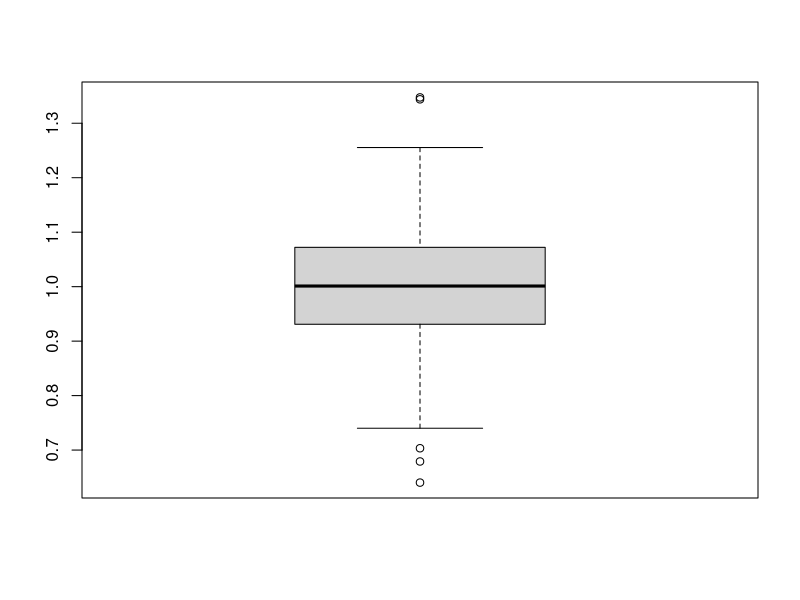
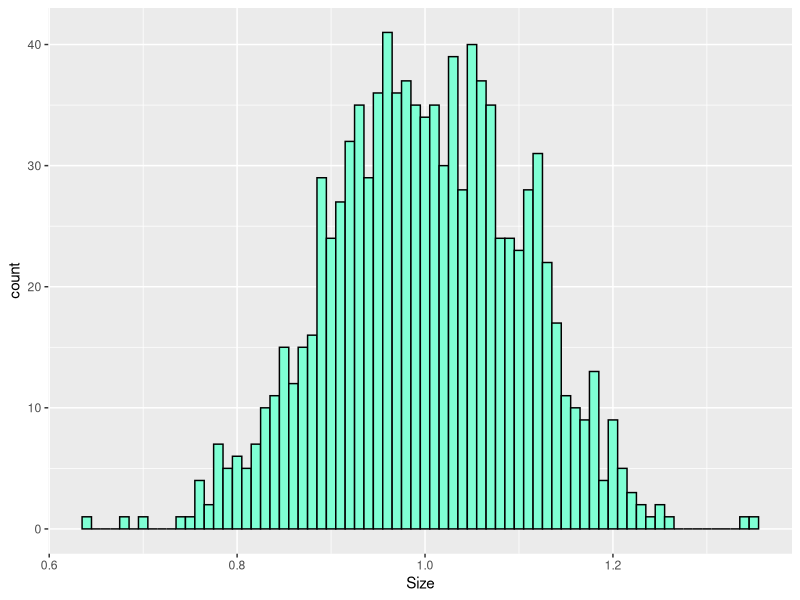
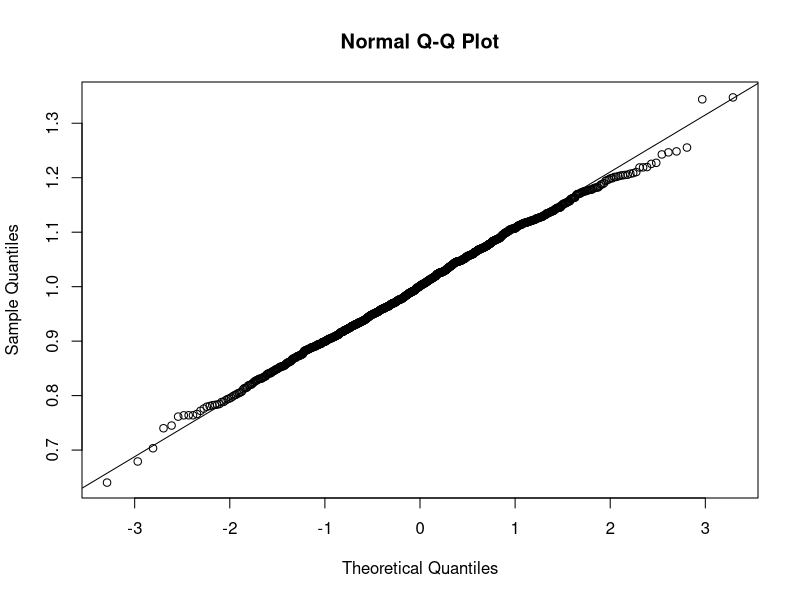

These charts were generated, in order, by the following R code: (Note: this script raises an error after producing the figures.)
## ---- chunk 1
knitr::opts_chunk$set(echo = TRUE, error = TRUE)
library(ggplot2)
library(gmodels)
# remove "error = TRUE" to make knitr halt on errors
# (do this when you are ready to check if your code will knit without errors)
## ---- chunk 2
# your answer here
seed = 123456789
set.seed(seed)
random_yeast_sample = rnorm(1000, 1, 0.1)
mean(random_yeast_sample)
IQR(random_yeast_sample)
boxplot(random_yeast_sample)

## ---- chunk 3
# Option 1: SEM and CI by hand

# Option 2: using gmodels package
total_ci = ci(random_yeast_sample)
sem = total_ci['Std. Error']
sem
yeast_ci = c(total_ci['CI lower'], total_ci['CI upper'])
yeast_ci

# The standard error of the mean is calculated as the standard deviation of the sample divided by the square root of the sample size. The 95% CI is calculated as approximately the mean of the sample +/- two times the standard error of the mean. The 95% CI represents an interval in whcih we are 95% certain that the true population mean falls. The standard error of the mean is the standard deviation of the distribution of the sample mean
## ---- chunk 4
# Histograms
yeast_df = data.frame(random_yeast_sample)
colnames(yeast_df) = c('Size')
yeast_df

# Option 1: base R

# Option 2: ggplot

bw = 0.01

ggplot(data = yeast_df,
       mapping = aes(x = Size)) + 
  
  geom_histogram(binwidth=bw, color='black', fill='aquamarine')



# qqplot
qqnorm(yeast_df$Size)
qqline(yeast_df$Size)

## ---- chunk 5
# your answer here
yeast_sd = sd(yeast_df$Size)
yeast_mean = mean(yeast_df$Size)
pnorm(1.07, mean=yeast_mean, sd=yeast_sd) - pnorm(0.93, mean=yeast_mean, sd=yeast_sd) 
## ---- chunk 6
# your answer here
pnorm(yeast_mean - yeast_sd, mean=yeast_mean, sd=yeast_sd) + (1 - pnorm(yeast_mean + yeast_sd, mean=yeast_mean, sd=yeast_sd))
## ---- chunk 7
# your answer here
qnorm(0.1, mean=yeast_mean, sd=yeast_sd)
qnorm(0.9, mean=yeast_mean, sd=yeast_sd)
## ---- chunk 8
# given probabilities
p.hpv = 0.18
p.chl = 0.02
p.hpv.chl = 0.03

p.hpv.tot = 0.21
p.chl.tot = 0.05

# The total frequency of hpv is 21% and the frequency of chlamydia in the population is 5%
## ---- chunk 9
# notation
#a is testing positive for chlamydia b is testing positive for hpv

#P(A | B) * P(B) = P(A AND B) thus P(A | B) = P(A AND B) / P(B)

# computation

p.chl.given.hpv = p.hpv.chl / p.hpv.tot
p.chl.given.hpv
## ---- chunk 10
# notation

#P(B | A) * P(A) = P(A AND B) thus P(B | A) = P(A AND B) / P(A)

# computation
p.hpv.given.chl = p.hpv.chl / p.chl.tot
p.hpv.given.chl
## ---- chunk 11
# notation
#This is asking for P(A) + P(B) - P(A and B)
p.hpv.tot + p.chl.tot - p.hpv.chl
# computation
## ---- chunk 12
# No as the probability of both occurring is not the same as P(A) * P(B)
## ---- chunk 13
# Allele frequencies
A1 = 0.82
A2 = 0.06
A3 = 0.05
A4 = 0.04
A5 = 0.03

# P(A2) + P(A5)

# computation
A2 + A5

## ---- chunk 14
# P(A3) * P(A3)

# computation

A3^2
## ---- chunk 15
# 1 - P(A3 and A3)

# computation

1 - A3^2
## ---- chunk 16
# Assuming this means someone being A1/A4

#P(A1) * P(A4)

A1 * A4
## ---- chunk 17
# prob of carrying two A1 alleles

A12 = A1 * A1

# prob of NOT having two A1 alleles

notA1 = 1 - A12

# P(2 individuals are NOT A1,A1)

1 - (notA1) ^ 2

## ---- chunk 18
# prob of an allele being A3 or A4

A3or4 = A3 + A4

# prob of an allele not being A3 or A4

notA3or4 = 1 - A3or4

# P(neither of 2 alleles is A3 or A4)

both_not_A3or4 = norA3or4 ^ 2

# P(3 people have no A3 or A4 alleles)

both_not_A3or4 ^ 3

## ---- chunk 19
Pr=list()
Pr$a=0.95
Pr$A=0.05

Pr$aa = 0.95 * 0.95
Pr$aa
## ---- chunk 20
Pr$aa_aa = Pr$aa ^ 2
Pr$aa_aa
## ---- chunk 21
# first calculate probability that one individual is heterozygous
Pr$Aa = Pr$A * Pr$a
Pr$Aa

# probability that both parents are heterozygous
Pr$Aa_Aa = Pr$Aa ^ 2
Pr$Aa_Aa        
## ---- chunk 22
# conditional probability that Aa x Aa -> aa (I think it should be aa not Aa is it was originally)
Pr$Caa.FAa_MAa = 0.5 * 0.5
Pr$Caa.FAa_MAa
## ---- chunk 23
# probabilities of each allele combination in the parents
Pr$AA =  Pr$A ^ 2
Pr$Aa =  Pr$A * Pr$a
Pr$aA =  Pr$A * Pr$a
Pr$aa =  Pr$a ^ 2

Pr$AA
Pr$Aa
Pr$aA
Pr$aa
## ---- chunk 24
# priors for each combination of parental alleles
Pr$Faa_Maa = Pr$aa ^ 2
Pr$FAa_Maa = Pr$Aa * Pr$aa
Pr$FAA_Maa = Pr$AA * Pr$aa
Pr$Faa_MAa = Pr$aa * Pr$Aa
Pr$FAa_MAa = Pr$Aa ^ 2
Pr$FAA_MAa = Pr$AA * Pr$Aa
Pr$Faa_MAA = Pr$aa * Pr$AA
Pr$FAa_MAA = Pr$Aa * Pr$AA
Pr$FAA_MAA = Pr$AA ^ 2

Pr$Faa_Maa
Pr$FAa_Maa
Pr$FAA_Maa
Pr$Faa_MAa
Pr$FAa_MAa
Pr$FAA_MAa
Pr$Faa_MAA
Pr$FAa_MAA
Pr$FAA_MAA
## ---- chunk 25
# individual likelihoods (think Punnett square)
Pr$Caa.Faa_Maa = 1
Pr$Caa.FAa_Maa = 0.5
Pr$Caa.FAA_Maa = 0
Pr$Caa.Faa_MAa = 0.5
Pr$Caa.FAa_MAa = 0.25
Pr$Caa.FAA_MAa = 0
Pr$Caa.Faa_MAA = 0
Pr$Caa.FAa_MAA = 0
Pr$Caa.FAA_MAA = 0
## ---- chunk 26
# total probability P(C_Aa)
Pr$Caa = Pr$Caa.Faa_Maa * Pr$Faa_Maa +
         Pr$Caa.FAa_MAa * Pr$FAa_MAa +
         Pr$Caa.FAa_Maa * Pr$FAa_Maa +
         Pr$Caa.FAA_Maa * Pr$FAA_Maa +
  Pr$Caa.Faa_MAA * Pr$Faa_MAA +
  Pr$Caa.FAa_MAA * Pr$FAa_MAA +
  Pr$Caa.FAA_MAA * Pr$FAA_MAA# first line filled in for you ... add the rest below
         

Pr$Caa
## ---- chunk 27
# Posterior probability of P(F_Aa, M_Aa | C_aa):
Pr$FAa_MAa.Caa = (Pr$Caa.FAa_MAa * Pr$FAa_MAa) / Pr$Caa
Pr$FAa_MAa.Caa
## ---- chunk 28
Pr$Faa_Maa.Caa = (Pr$Caa.Faa_Maa * Pr$Faa_Maa) / Pr$Caa
Pr$Faa_Maa.Caa
